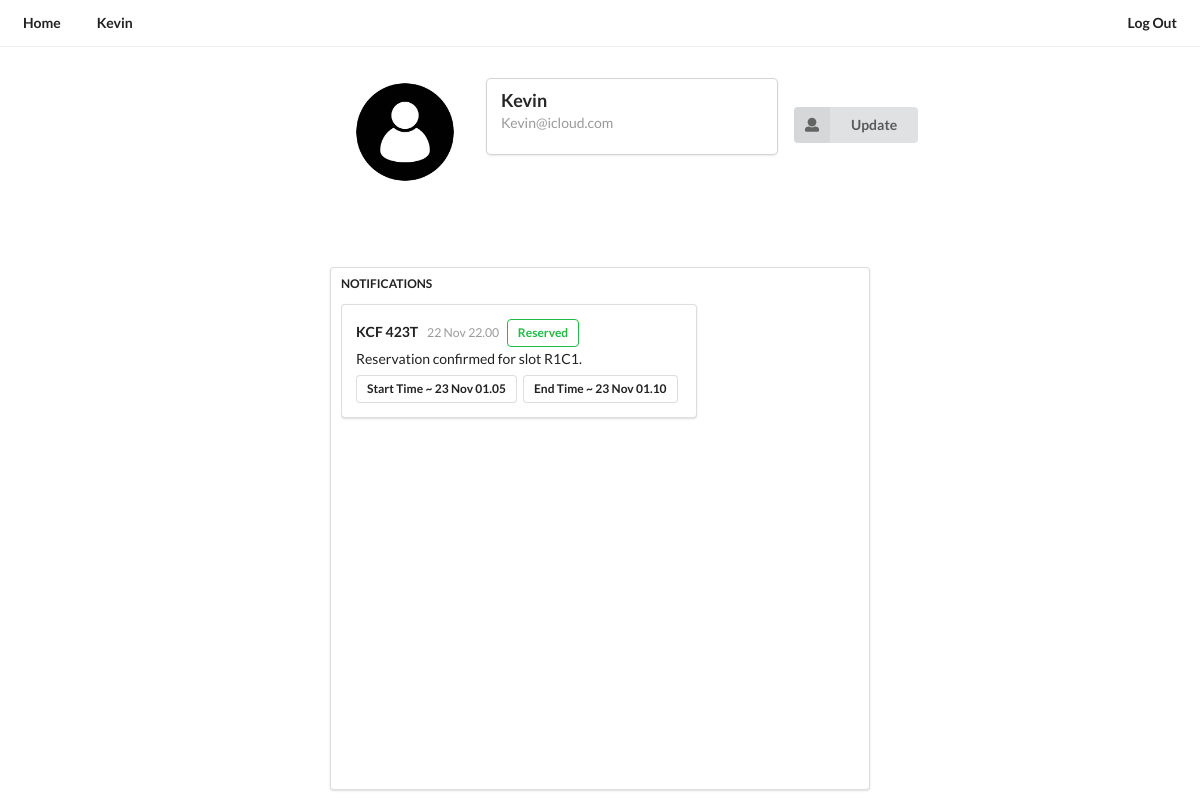
The page /profiles/ (signed in) on the database its author committed.
### profiles/models.py (models this page shows, shortened)
class Profile(models.Model):
    user           = models.OneToOneField(User, on_delete=models.CASCADE)
    slug           = models.SlugField(unique=True, blank=True)
    profilePicture = models.ImageField(default='userPlaceHolder.png', upload_to='ProfilePictures')
    firstName      = models.CharField(max_length=35, blank=True)
    lastName       = models.CharField(max_length=35, blank=True)
    email          = models.EmailField(max_length=90, blank=True)
    carPlates      = models.JSONField(default=list, blank=True)
    updated        = models.TimeField(auto_now=True)
    created        = models.TimeField(auto_now_add=True)
    def __str__(self):
        return f"Username : {self.user.username} --> Email : {self.user.email}"

### home/models.py (models this page shows, shortened)
class Notification(models.Model):
    carPlate    = models.CharField(max_length=15)
    user        = models.ForeignKey(Profile, on_delete=models.CASCADE)
    message     = models.TextField()
    startTime   = models.DateTimeField()
    endTime     = models.DateTimeField()
    timestamp   = models.DateTimeField(auto_now_add=True)
    isCancelled = models.BooleanField(default=False)

### profiles/views.py (the view)
# urls.py: path('', views.profileView, name='profile'),
@login_required
def profileView(request):
    profile       = Profile.objects.get(user=request.user)
    notifications = Notification.objects.filter(user=profile).order_by('-timestamp')
    template      = loader.get_template('profiles/profile.html')
    context       = { 'profile' : profile, "notifications": notifications }
    return HttpResponse(template.render(context, request))

### profiles/templates/profiles/profile.html (shortened to what this page needs)
<head>
    {% extends 'base.html' %}
    {% load static %}
{% block content %}
{% include 'home/navigationBar.html' %}
<div id="profileParentDiv">
    <div id="profileHeaderDiv">
      <div class="image">
        <div class="image"><img id="profileIconCard" src={{profile.profilePicture.url}}></div>
      </div>
      <div class="ui cards" id="profileDetailCard">
        <div class="card">
          <div class="content">
            <div class="header">{{profile.user}}</div>
            <div class="meta">{{profile.email}}</div>
          </div>
        </div>
      </div>
      <button class="ui labeled icon button" id="profileEditBtn" onclick="profileEdit()"><i class="user icon"></i>Update</button>
    </div>
    <div class="ui segment" id="profileParkingLogsDiv">
      <h2 class="ui sub header">Notifications</h2>
      <div id="profileNotificationList">
        {% for notification in notifications %}
          <div class="ui segment" id="profileNotificationItem">
            <div class="ui comments">
              <div class="comment">
                <div class="content">
                  <a class="author">{{notification.carPlate}}</a>
                  <div class="metadata"><div class="date">{{ notification.timestamp | date:"d M H.i" }}</div></div>
                  {% if notification.isCancelled == False %}
                    <a class="ui green basic label" id="profileNotificationStatus">Reserved</a>
                  {% elif notification.isCancelled == True %}
                    <a class="ui red basic label" id="profileNotificationStatus">Cancelled</a>
                  {% endif %}
                  <div class="text">{{notification.message}}</div>
                  <div class="content">
                    <a class="ui basic label">Start Time ~ {{notification.startTime | date:"d M H.i"}}</a>
                    <a class="ui basic label">End Time ~ {{notification.endTime | date:"d M H.i"}}</a>
                  </div>
                </div>
              </div>
            </div>
          </div>
        {% empty %}
          <div class="ui info message">
            <div class="header">No tickets reserved yet.</div>
            <div class="list"><div>Tickets generated from parking reservation appear here.</div></div>
          </div>
        {% endfor %}
      </div>
    </div>
</div>
{% endblock content %}

### home/templates/home/navigationBar.html (shortened to what this page needs)
<head>
  {% load static %}
</head>
{% block content %}
<div class="ui secondary menu" id="navbarMainDiv">
  <a class="item" href="{% url 'home:home' %}"><b>Home</b></a>
  <a class="item" href="{% url 'profiles:profile' %}" ><b>{{profile.user}}</b></a>
  <div class="right menu">
    <a class="item" href="{% url 'login' %}"><b>Log Out</b></a>
  </div>
</div>
{% endblock content %}

### staticFiles/style.css (style rules this page uses)
#navbarMainDiv { width: 100%; margin: 0px; padding: 5px; border-bottom: 1px solid #ECEFF1 !important; }
#profileParentDiv { display: flex; flex: 1; width: 100%; margin: 0px; padding: 0px; border: none; align-items: center; justify-content: center; flex-direction: column; }
#profileHeaderDiv { display: flex; width: 45vw; height: 25vh; margin: 10px; padding: 10px; align-self: center; justify-content: flex-start; }
#profileParkingLogsDiv { display: flex; flex: 1; width: 45vw; padding: 10px; flex-direction: column; align-items: flex-start; margin: 0px 0px 10px 0px; justify-content: flex-start; }
#profileNotificationList { display: flex; gap: 10px; width: 100%; height: 55vh; border: none; overflow-y: auto; flex-direction: column; padding: 10px 10px 10px 0px; }
#profileNotificationItem { width: 70%; margin: 0px; }
#profileNotificationStatus { margin: 0px 0px 0px 5px; }
#profileIconCard { display: flex; margin: 0px; padding: 0px; width: 130px; height: 130px; object-fit: cover; border-radius: 4px; }
#profileDetailCard { display: flex; padding: 0px; height: fit-content; margin: 0px 10px 0px 10px; }
#profileEditBtn { height: fit-content; margin: 40px 0px 0px 0px; }

### rows shown on the page
Profile: user "Kevin", profilePicture (placeholder picture), email "Kevin@icloud.com"
Notification: carPlate "KCF 423T", timestamp "22 Nov 22.00", isCancelled "Reserved", message "Reservation confirmed for slot R1C1.", startTime "23 Nov 01.05", endTime "23 Nov 01.10"
